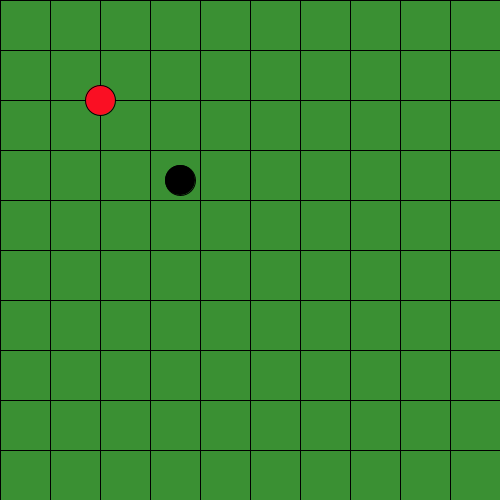
Frame 1 (no input)
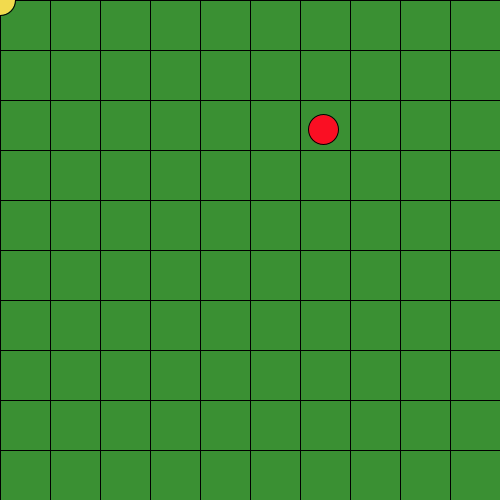
Frame 60 (the mouse pressed at the canvas centre just before this capture)
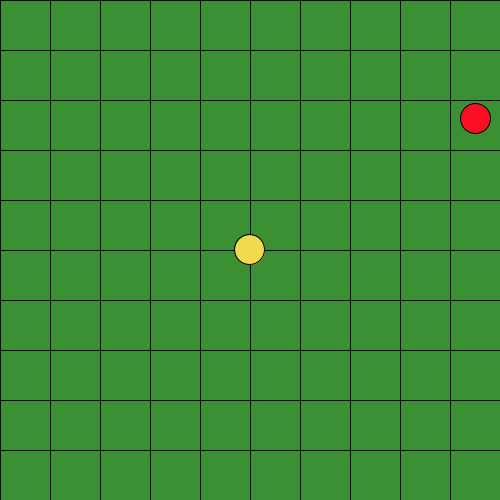
Frame 120 (the mouse held since frame 60 and released just before this capture)

The Processing sketch that drew these frames (run headless with seeded random() and noise(); from frame 60 on, the mouse is pressed at the canvas centre):

// Processing sketch: processing_130117
// ── processing_130117.pde

int timer = 0;
float fX = 100;
float fY = 100;
float eX = 200;
float eY = 200;
float pX = 300;
float pY = 300;
float easing = .4;
color pColor = color(#F2DA4E);

void setup() {
  size(500, 500);
  frameRate(24);
}
void draw() {
  background(#338890);
  bGround();
  food();
  player1();
  collisions();
}

void food() {
  //respawn
  timer++;
  if (timer >= 48) {
    fX = random(width);
    fY = random(height);
    timer = 0;
  }
  fill(#FA0F23);
  ellipse(fX, fY, 30, 30);
}

void player1() {
  float targetX = mouseX;
  float targetY = mouseY;
  pX += (targetX - pX) * easing;
  pY += (targetY - pY) * easing;
  fill(pColor);
  ellipse(pX, pY, 30, 30);
}

void collisions() {
  float pDist = dist(pX, pY, fX, fY);
  if (pDist <= 30) {
    pColor = color(#F75605);
  }
  else {
    pColor = color(#F2DA4E);
  }
}

void bGround() {
  for (int i = 0; i < width; i += 50) {
    for (int j = 0; j < height; j += 50) {
      fill(#3A9033);
      rect(i, j, 50, 50);
    }
  }
}
